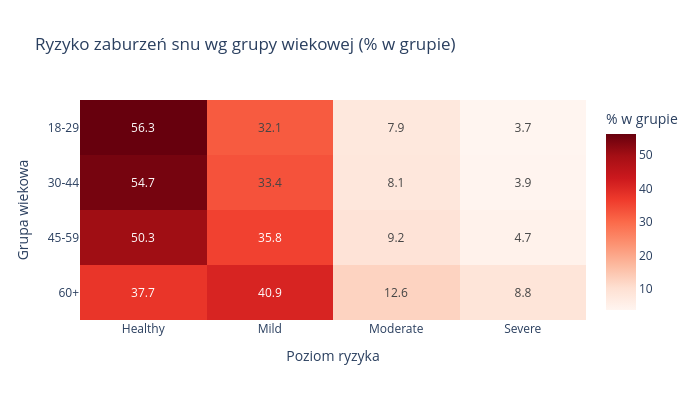

This figure's notebook cell:
### Code cell
fig = px.imshow(
    tabela,
    text_auto=".1f",
    color_continuous_scale="Reds",
    aspect="auto",
    labels={
        "x": "Poziom ryzyka",
        "y": "Grupa wiekowa",
        "color": "% w grupie"
    },
    title="Ryzyko zaburzeń snu wg grupy wiekowej (% w grupie)"
)
fig.update_layout(template="plotly_white", width=700, height=400)
fig.show()

### Figure 1 — Plotly figure (JSON) as saved in the notebook; plotly's stock layout.template omitted (floating-point values rounded to 4 significant figures)
{"data": [{"coloraxis": "coloraxis", "hovertemplate": "Poziom ryzyka: %{x}<br>Grupa wiekowa: %{y}<br>% w grupie: %{z}<extra></extra>", "name": "0", "texttemplate": "%{z:.1f}", "type": "heatmap", "x": ["Healthy", "Mild", "Moderate", "Severe"], "xaxis": "x", "y": ["18-29", "30-44", "45-59", "60+"], "yaxis": "y", "z": [[56.33, 32.12, 7.877, 3.673], [54.69, 33.35, 8.076, 3.883], [50.29, 35.76, 9.202, 4.749], [37.68, 40.95, 12.56, 8.806]]}], "layout": {"coloraxis": {"autocolorscale": false, "colorbar": {"title": {"text": "% w grupie"}}, "colorscale": [[0, "rgb(255,245,240)"], [0.125, "rgb(254,224,210)"], [0.25, "rgb(252,187,161)"], [0.375, "rgb(252,146,114)"], [0.5, "rgb(251,106,74)"], [0.625, "rgb(239,59,44)"], [0.75, "rgb(203,24,29)"], [0.875, "rgb(165,15,21)"], [1, "rgb(103,0,13)"]]}, "height": 400, "title": {"text": "Ryzyko zaburzeń snu wg grupy wiekowej (% w grupie)"}, "width": 700, "xaxis": {"anchor": "y", "domain": [0, 1], "title": {"text": "Poziom ryzyka"}}, "yaxis": {"anchor": "x", "autorange": "reversed", "domain": [0, 1], "title": {"text": "Grupa wiekowa"}}}}
